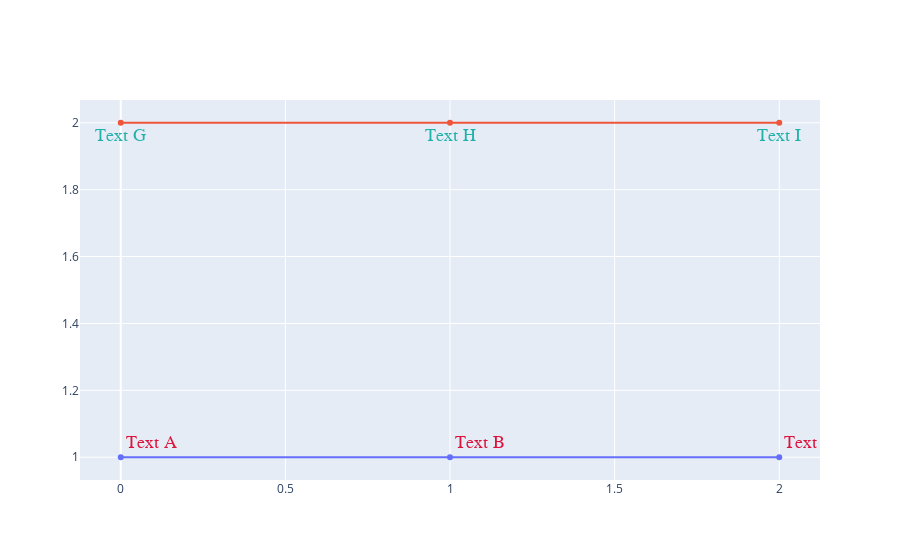

Notebook code cell kept with this figure:
### Markdown cell above
<h3 id="Custom-Text-Color-and-Styling">Custom Text Color and Styling<a class="anchor-link" href="#Custom-Text-Color-and-Styling">¶</a></h3>

### Code cell
import plotly.graph_objects as go

fig = go.Figure()

fig.add_trace(go.Scatter(
    x=[0, 1, 2],
    y=[1, 1, 1],
    mode="lines+markers+text",
    name="Lines, Markers and Text",
    text=["Text A", "Text B", "Text C"],
    textposition="top right",
    textfont=dict(
        family="sans serif",
        size=18,
        color="crimson"
    )
))

fig.add_trace(go.Scatter(
    x=[0, 1, 2],
    y=[2, 2, 2],
    mode="lines+markers+text",
    name="Lines and Text",
    text=["Text G", "Text H", "Text I"],
    textposition="bottom center",
    textfont=dict(
        family="sans serif",
        size=18,
        color="LightSeaGreen"
    )
))

fig.update_layout(showlegend=False)

fig.show()

### Figure 1 — Plotly figure (JSON) as saved in the notebook; plotly's stock layout.template omitted (floating-point values rounded to 4 significant figures)
{"data": [{"mode": "lines+markers+text", "name": "Lines, Markers and Text", "text": ["Text A", "Text B", "Text C"], "textfont": {"color": "crimson", "family": "sans serif", "size": 18}, "textposition": "top right", "type": "scatter", "x": [0, 1, 2], "y": [1, 1, 1]}, {"mode": "lines+markers+text", "name": "Lines and Text", "text": ["Text G", "Text H", "Text I"], "textfont": {"color": "LightSeaGreen", "family": "sans serif", "size": 18}, "textposition": "bottom center", "type": "scatter", "x": [0, 1, 2], "y": [2, 2, 2]}], "layout": {"showlegend": false}}
